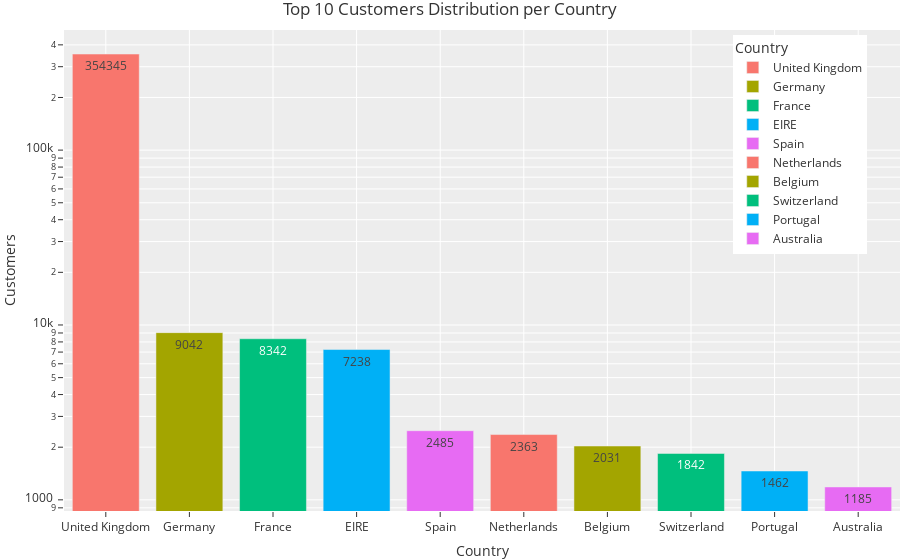

The notebook cell this image was saved under:
### Markdown cell above
Customer distribution by country

### Code cell
def cust_dist_by_country(df):
    customer_count_df=df.groupby( ["Country"], as_index=False )["CustomerID"].count().sort_values(by="CustomerID",ascending=False)
    customer_count_df.columns=['Country','Customers']
    fig=px.bar(customer_count_df.head(10),x='Country',y='Customers',text='Customers',color='Country', log_y=True,title='Top 10 Customers Distribution per Country')
    fig.update_layout(legend=dict(yanchor="top",y=0.99,xanchor="left",x=0.8),autosize=True,margin=dict(t=30,b=0,l=0,r=0))
    return fig

cust_dist_by_country(df)

### Figure 1 — Plotly figure (JSON) as saved in the notebook; plotly's stock layout.template omitted (floating-point values rounded to 4 significant figures)
{"data": [{"alignmentgroup": "True", "hovertemplate": "Country=%{x}<br>Customers=%{text}<extra></extra>", "legendgroup": "United Kingdom", "marker": {"color": "#F8766D"}, "name": "United Kingdom", "offsetgroup": "United Kingdom", "orientation": "v", "showlegend": true, "text": [354345], "textposition": "auto", "type": "bar", "x": ["United Kingdom"], "xaxis": "x", "y": [354345], "yaxis": "y"}, {"alignmentgroup": "True", "hovertemplate": "Country=%{x}<br>Customers=%{text}<extra></extra>", "legendgroup": "Germany", "marker": {"color": "#A3A500"}, "name": "Germany", "offsetgroup": "Germany", "orientation": "v", "showlegend": true, "text": [9042], "textposition": "auto", "type": "bar", "x": ["Germany"], "xaxis": "x", "y": [9042], "yaxis": "y"}, {"alignmentgroup": "True", "hovertemplate": "Country=%{x}<br>Customers=%{text}<extra></extra>", "legendgroup": "France", "marker": {"color": "#00BF7D"}, "name": "France", "offsetgroup": "France", "orientation": "v", "showlegend": true, "text": [8342], "textposition": "auto", "type": "bar", "x": ["France"], "xaxis": "x", "y": [8342], "yaxis": "y"}, {"alignmentgroup": "True", "hovertemplate": "Country=%{x}<br>Customers=%{text}<extra></extra>", "legendgroup": "EIRE", "marker": {"color": "#00B0F6"}, "name": "EIRE", "offsetgroup": "EIRE", "orientation": "v", "showlegend": true, "text": [7238], "textposition": "auto", "type": "bar", "x": ["EIRE"], "xaxis": "x", "y": [7238], "yaxis": "y"}, {"alignmentgroup": "True", "hovertemplate": "Country=%{x}<br>Customers=%{text}<extra></extra>", "legendgroup": "Spain", "marker": {"color": "#E76BF3"}, "name": "Spain", "offsetgroup": "Spain", "orientation": "v", "showlegend": true, "text": [2485], "textposition": "auto", "type": "bar", "x": ["Spain"], "xaxis": "x", "y": [2485], "yaxis": "y"}, {"alignmentgroup": "True", "hovertemplate": "Country=%{x}<br>Customers=%{text}<extra></extra>", "legendgroup": "Netherlands", "marker": {"color": "#F8766D"}, "name": "Netherlands", "offsetgroup": "Netherlands", "orientation": "v", "showlegend": true, "text": [2363], "textposition": "auto", "type": "bar", "x": ["Netherlands"], "xaxis": "x", "y": [2363], "yaxis": "y"}, {"alignmentgroup": "True", "hovertemplate": "Country=%{x}<br>Customers=%{text}<extra></extra>", "legendgroup": "Belgium", "marker": {"color": "#A3A500"}, "name": "Belgium", "offsetgroup": "Belgium", "orientation": "v", "showlegend": true, "text": [2031], "textposition": "auto", "type": "bar", "x": ["Belgium"], "xaxis": "x", "y": [2031], "yaxis": "y"}, {"alignmentgroup": "True", "hovertemplate": "Country=%{x}<br>Customers=%{text}<extra></extra>", "legendgroup": "Switzerland", "marker": {"color": "#00BF7D"}, "name": "Switzerland", "offsetgroup": "Switzerland", "orientation": "v", "showlegend": true, "text": [1842], "textposition": "auto", "type": "bar", "x": ["Switzerland"], "xaxis": "x", "y": [1842], "yaxis": "y"}, {"alignmentgroup": "True", "hovertemplate": "Country=%{x}<br>Customers=%{text}<extra></extra>", "legendgroup": "Portugal", "marker": {"color": "#00B0F6"}, "name": "Portugal", "offsetgroup": "Portugal", "orientation": "v", "showlegend": true, "text": [1462], "textposition": "auto", "type": "bar", "x": ["Portugal"], "xaxis": "x", "y": [1462], "yaxis": "y"}, {"alignmentgroup": "True", "hovertemplate": "Country=%{x}<br>Customers=%{text}<extra></extra>", "legendgroup": "Australia", "marker": {"color": "#E76BF3"}, "name": "Australia", "offsetgroup": "Australia", "orientation": "v", "showlegend": true, "text": [1185], "textposition": "auto", "type": "bar", "x": ["Australia"], "xaxis": "x", "y": [1185], "yaxis": "y"}], "layout": {"autosize": true, "barmode": "relative", "legend": {"title": {"text": "Country"}, "tracegroupgap": 0, "x": 0.8, "xanchor": "left", "y": 0.99, "yanchor": "top"}, "margin": {"b": 0, "l": 0, "r": 0, "t": 30}, "title": {"text": "Top 10 Customers Distribution per Country"}, "xaxis": {"anchor": "y", "categoryarray": ["United Kingdom", "Germany", "France", "EIRE", "Spain", "Netherlands", "Belgium", "Switzerland", "Portugal", "Australia"], "categoryorder": "array", "domain": [0, 1], "title": {"text": "Country"}}, "yaxis": {"anchor": "x", "domain": [0, 1], "title": {"text": "Customers"}, "type": "log"}}}
